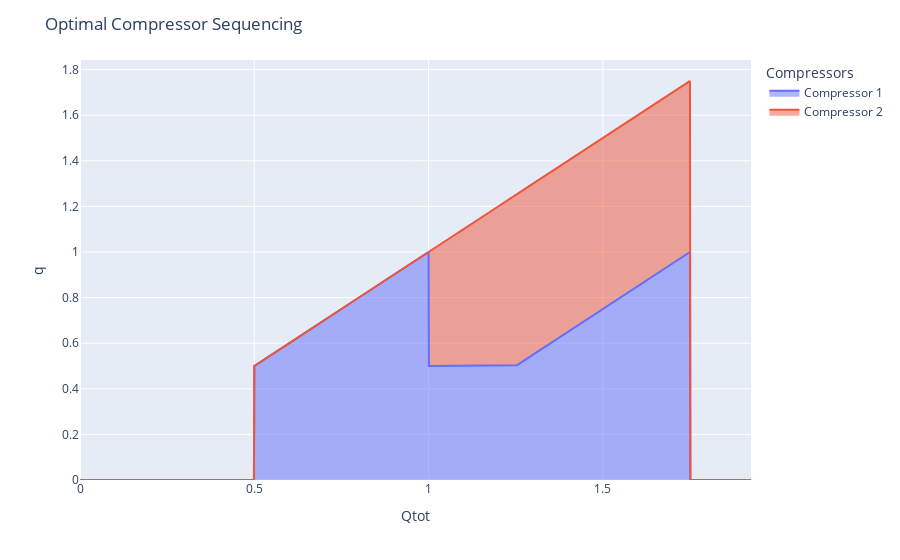

Notebook code for this chart:
### Code cell
import plotly.graph_objs as go
from plotly.subplots import make_subplots
import pandas as pd

df_Q = df[['Qtot', *[f'{c}: q' for c in comp_names]]].copy()
df_Q.rename(columns={f'{c}: q': c for c in comp_names}, inplace=True)
df_W = df[['Qtot', *[f'{c}: w' for c in comp_names]]].copy()
df_W.rename(columns={f'{c}: w': c for c in comp_names}, inplace=True)

#dg.rename(columns={'oldName1': 'newName1', 'oldName2': 'newName2'}, inplace=True)
# Melt the DataFrame to create a long-form dataset
df_Q_melted = df_Q.melt(id_vars=['Qtot'], var_name='Compressors', value_name='q')
df_W_melted = df_W.melt(id_vars=['Qtot'], var_name='Compressors', value_name='w')
df_melted = pd.merge(df_Q_melted, df_W_melted, on=['Qtot', 'Compressors'])

# Create a stacked area chart
fig = make_subplots(rows=2, cols=1)
fig = px.area(df_melted, x='Qtot', y='q', color='Compressors', line_group='Compressors', hover_name='Compressors', hover_data={'q': True, 'w': True})

# Customize the chart layout
fig.update_layout(title='Optimal Compressor Sequencing', xaxis_title='Qtot', yaxis_title='q')

# Display the chart
fig.show()

### Figure 1 — Plotly figure (JSON) as saved in the notebook; plotly's stock layout.template omitted (floating-point values rounded to 4 significant figures; data arrays with more than 128 entries replaced by an {"elided": "..."} marker saying what was removed)
{"data": [{"customdata": {"elided": "1926x1 float values"}, "fillpattern": {"shape": ""}, "hovertemplate": "<b>%{hovertext}</b><br><br>Compressors=Compressor 1<br>Qtot=%{x}<br>q=%{y}<br>w=%{customdata[0]}<extra></extra>", "hovertext": {"elided": "1926 str values"}, "legendgroup": "Compressor 1", "line": {"color": "#636efa"}, "marker": {"symbol": "circle"}, "mode": "lines", "name": "Compressor 1", "orientation": "v", "showlegend": true, "stackgroup": "1", "type": "scatter", "x": {"elided": "1926 float values"}, "xaxis": "x", "y": {"elided": "1926 float values"}, "yaxis": "y"}, {"customdata": {"elided": "1926x1 float values"}, "fillpattern": {"shape": ""}, "hovertemplate": "<b>%{hovertext}</b><br><br>Compressors=Compressor 2<br>Qtot=%{x}<br>q=%{y}<br>w=%{customdata[0]}<extra></extra>", "hovertext": {"elided": "1926 str values"}, "legendgroup": "Compressor 2", "line": {"color": "#EF553B"}, "marker": {"symbol": "circle"}, "mode": "lines", "name": "Compressor 2", "orientation": "v", "showlegend": true, "stackgroup": "1", "type": "scatter", "x": {"elided": "1926 float values"}, "xaxis": "x", "y": {"elided": "1926 float values"}, "yaxis": "y"}], "layout": {"autosize": true, "legend": {"title": {"text": "Compressors"}, "tracegroupgap": 0}, "margin": {"t": 60}, "title": {"text": "Optimal Compressor Sequencing"}, "xaxis": {"anchor": "y", "autorange": true, "domain": [0, 1], "range": [0, 1.925], "title": {"text": "Qtot"}, "type": "linear"}, "yaxis": {"anchor": "x", "autorange": true, "domain": [0, 1], "range": [0, 1.842], "title": {"text": "q"}, "type": "linear"}}}
